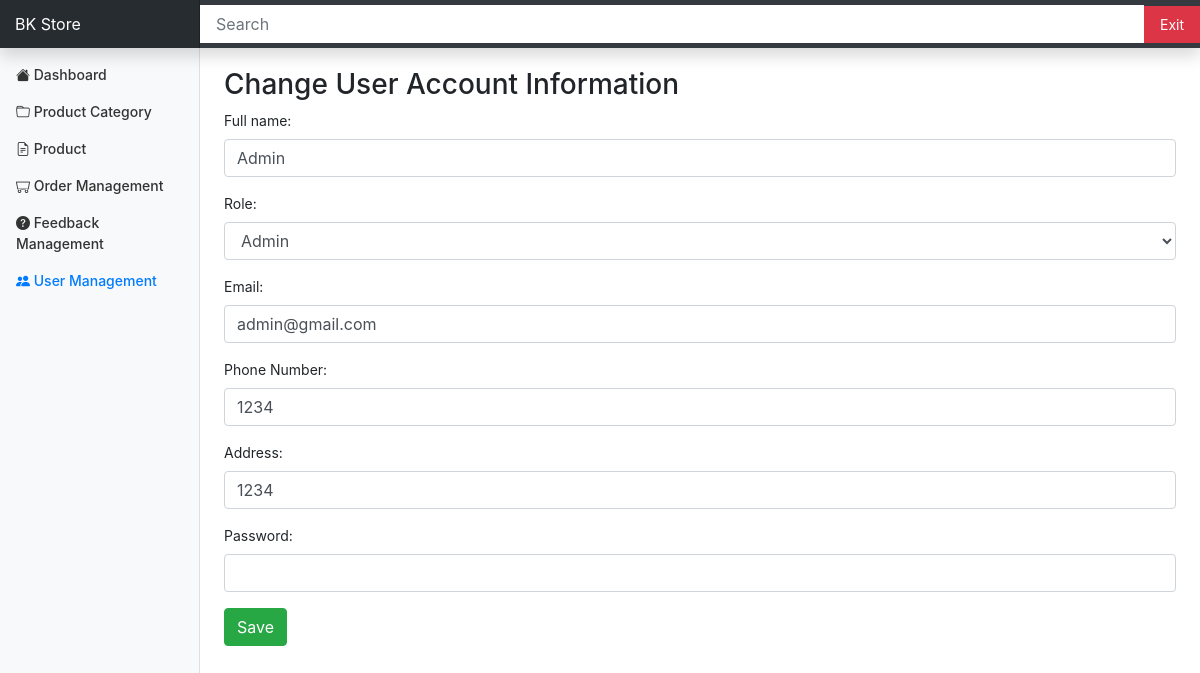
Page /UserAdmin/viewUpdateUser/55 (signed in) on the committed database.
### tables this page shows
CREATE TABLE `user` (
  `id` int(11) NOT NULL,
  `fullname` varchar(50) DEFAULT NULL,
  `email` varchar(150) DEFAULT NULL,
  `phone_number` varchar(20) DEFAULT NULL,
  `address` varchar(200) DEFAULT NULL,
  `password` varchar(32) DEFAULT NULL,
  `role_id` int(11) DEFAULT NULL,
  `deleted` int(11) NOT NULL
);

### mvc/core/Controller.php (called while the page is built, shortened)
<?php
class Controller{
    public function view($view, $data=[]){
        require_once "mvc/views/". $view .".php";
    }
}
?>

### mvc/controllers/UserAdmin.php (called while the page is built, shortened)
<?php
class UserAdmin extends Controller{
    public $userModel;
    public function __construct() {
        $this->userModel = $this->model("UserAdminModel");
    }
    public function viewUpdateUser($id){
        $userItem = $this->userModel->selectUser($id);
        $role = $this->userModel->getRole();
        $this->view("user/updateUser",[
            "userItem"=>$userItem,
            "role"=>$role
        ]);
    }
}
?>

### mvc/core/App.php (called while the page is built, shortened)
<?php
class App{
    protected $action = "SayHi";
    function __construct(){
        $arr = $this->UrlProcess();
        if( file_exists("./mvc/controllers/".$arr[0].".php") ){
            unset($arr[0]);
        }
        $this->controller = new $this->controller;
        if( isset($arr[1]) ) {
            if( method_exists( $this->controller, $arr[1] ) ){
                $this->action = $arr[1];
            }
            unset($arr[1]);
        }
        $this->params = $arr ? array_values($arr) : [];
        call_user_func_array([$this->controller, $this->action], $this->params);
    }
    function UrlProcess(){
        if( isset($_GET["url"]) ){
            return explode("/", filter_var(trim($_GET["url"], "/")));
        }
    }
}
?>

### index.php (called while the page is built, shortened)
<?php
$myApp = new App();
?>

### mvc/core/DB.php (called while the page is built, shortened)
<?php
class DB {
    function executeResult($sql, $isSingle = false) {
        $data = null;
        $conn = mysqli_connect(HOST, USERNAME, PASSWORD, DATABASE);
        mysqli_set_charset($conn, 'utf8');
        $resultset = mysqli_query($conn, $sql);
        if($resultset){
            if($isSingle) {
                $data = mysqli_fetch_array($resultset, 1);
            } else {
                $data = [];
                while(($row = mysqli_fetch_array($resultset, 1)) != null) {
                    $data[] = $row;
                }
            }
        }
        return $data;
    }
}

### mvc/models/UserAdminModel.php (called while the page is built, shortened)
<?php
class UserAdminModel extends DB{
    public function selectUser($id){
        $sql = "select * from user where id = '$id'";
		$userItem = $this->executeResult($sql, true);
        return $userItem;
    }
    public function getRole(){
        $sql = "select * from role";
		$role = $this->executeResult($sql);
        return $role;
    }
}

### mvc/views/user/updateUser.php (the view, shortened to what this page needs)
<?php
	require_once('mvc/views/blocks/header_admin.php');
?>
<div class="row" style="margin-top: 20px;">
	<div class="col-md-12 table-responsive">
		<h3> Change User Account Information</h3>
		<div class="panel panel-primary">
			<div class="panel-body">
				<form method="post" action="http://localhost/bkstore/UserAdmin/updateUser/">
					<div class="form-group">
					  <label for="usr">Full name:</label>
					  <input required="true" type="text" class="form-control" id="usr" name="fullname" value="<?=$data["userItem"]["fullname"]?>">
					</div>
					<div class="form-group">
					  <label for="usr">Role:</label>
					  <select class="form-control" name="role_id" id="role_id" required="true">
					  	<?php
						  	$countRole = count($data["role"]);
					  		for($i=0;$i<$countRole;$i++) {
					  			if($data["userItem"]['role_id'] == $data["role"][$i]["id"]) {
					  				echo '<option selected value="'.$data["role"][$i]['id'].'">'.$data["role"][$i]['name'].'</option>';
					  			} else {
					  				echo '<option value="'.$data["role"][$i]['id'].'">'.$data["role"][$i]['name'].'</option>';
					  			}
					  		}
					  	?>
					  </select>
					</div>
					<div class="form-group">
					  <label for="email">Email:</label>
					  <input required="true" type="email" class="form-control" id="email" name="email" value="<?=$data["userItem"]["email"]?>">
					</div>
					<div class="form-group">
					  <label for="phone_number">Phone Number:</label>
					  <input required="true" type="tel" class="form-control" id="phone_number" name="phone_number" value="<?=$data["userItem"]["phone_number"]?>">
					</div>
					<div class="form-group">
					  <label for="address">Address:</label>
					  <input required="true" type="text" class="form-control" id="address" name="address" value="<?=$data["userItem"]["address"]?>">
					</div>
					<div class="form-group">
					  <label for="pwd">Password:</label>
					  <input type="password" class="form-control" id="pwd" name="password" minlength="6">
					</div>
					<button class="btn btn-success">Save</button>
				</form>
			</div>
		</div>
	</div>
</div>
<?php
	require_once('mvc/views/blocks/footer_admin.php');
?>

### public/css/dashboard.css (style rules this page uses)
body { font-size: .875rem; }

### rows in the picture
user: fullname "Admin", email "admin@gmail.com", phone_number "1234", address "1234"

### other values in the picture
form field role_id "Admin"
